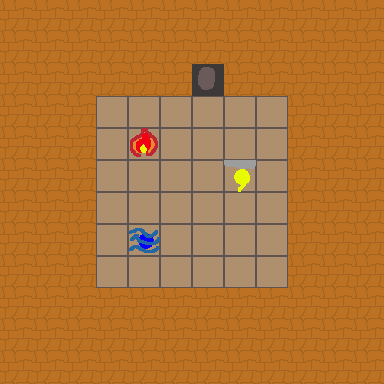

Tiled map render using the project's own tile images. Description and the whole map definition, tile-layer contents included, below:
An orthogonal 12x12 tile map with 32x32 px tiles, 6 tile layers (Floor, Wall, CeilingP1, Object, ...).

<map version="1.0" orientation="orthogonal" renderorder="right-down" width="12" height="12" tilewidth="32" tileheight="32" nextobjectid="1">
 <properties>
  <property name="-PuzzleId" value="5" />
  <property name="=FloorButtonSequence" value="blue,yellow,blue" />
  <property name="PlayerStartingPosition" value="5,8" />
  <property name="name" value="Test 1" />
 </properties>
 <tileset firstgid="1" name="RoomEditorImage" tilewidth="32" tileheight="32">
  <image source="../RoomEditorImage.png" width="320" height="96" />
  <tile id="3">
   <properties>
    <property name="FloorButton" value="red" />
   </properties>
  </tile>
  <tile id="4">
   <properties>
    <property name="FloorButton" value="blue" />
   </properties>
  </tile>
  <tile id="5">
   <properties>
    <property name="FloorButton" value="yellow" />
   </properties>
  </tile>
  <tile id="6">
   <properties>
    <property name="FloorButton" value="white" />
   </properties>
  </tile>
  <tile id="7">
   <properties>
    <property name="FloorButton" value="" />
   </properties>
  </tile>
  <tile id="8">
   <properties>
    <property name="door" value="red" />
   </properties>
  </tile>
  <tile id="9">
   <properties>
    <property name="door" value="blue" />
   </properties>
  </tile>
  <tile id="10">
   <properties>
    <property name="door" value="yellow" />
   </properties>
  </tile>
  <tile id="11">
   <properties>
    <property name="door" value="white" />
   </properties>
  </tile>
  <tile id="12">
   <properties>
    <property name="door" value="" />
   </properties>
  </tile>
  <tile id="23">
   <properties>
    <property name="SnakeKey" value="0" />
   </properties>
  </tile>
  <tile id="24">
   <properties>
    <property name="SnakeKey" value="1" />
   </properties>
  </tile>
  <tile id="25">
   <properties>
    <property name="SnakeKey" value="2" />
   </properties>
  </tile>
  <tile id="26">
   <properties>
    <property name="SnakeKey" value="3" />
   </properties>
  </tile>
  <tile id="27">
   <properties>
    <property name="door" value="trap" />
   </properties>
  </tile>
  <tile id="28">
   <properties>
    <property name="door" value="locked" />
    <property name="lockedDoor" value="1" />
   </properties>
  </tile>
 </tileset>
 <layer name="Floor" width="12" height="12">
  <data encoding="csv">
0,0,0,0,0,0,0,0,0,0,0,0,
0,0,0,0,0,0,0,0,0,0,0,0,
0,0,0,0,0,0,0,0,0,0,0,0,
0,0,0,2,2,2,2,2,2,0,0,0,
0,0,0,2,2,2,2,2,2,0,0,0,
0,0,0,2,2,2,2,2,2,0,0,0,
0,0,0,2,2,2,2,2,2,0,0,0,
0,0,0,2,2,2,2,2,2,0,0,0,
0,0,0,2,2,2,2,2,2,0,0,0,
0,0,0,0,0,0,0,0,0,0,0,0,
0,0,0,0,0,0,0,0,0,0,0,0,
0,0,0,0,0,0,0,0,0,0,0,0
</data>
 </layer>
 <layer name="Wall" width="12" height="12">
  <data encoding="csv">
1,1,1,1,1,1,1,1,1,1,1,1,
1,1,1,1,1,1,1,1,1,1,1,1,
1,1,1,1,1,1,3,1,1,1,1,1,
1,1,1,0,0,0,0,0,0,1,1,1,
1,1,1,0,0,0,0,0,0,1,1,1,
1,1,1,0,0,0,0,0,0,1,1,1,
1,1,1,0,0,0,0,0,0,1,1,1,
1,1,1,0,0,0,0,0,0,1,1,1,
1,1,1,0,0,0,0,0,0,1,1,1,
1,1,1,1,1,1,1,1,1,1,1,1,
1,1,1,1,1,1,1,1,1,1,1,1,
1,1,1,1,1,1,1,1,1,1,1,1
</data>
 </layer>
 <layer name="CeilingP1" width="12" height="12">
  <data encoding="csv">
0,0,0,0,0,0,0,0,0,0,0,0,
0,0,0,0,0,0,0,0,0,0,0,0,
0,0,0,0,0,0,0,0,0,0,0,0,
0,0,0,0,0,0,0,0,0,0,0,0,
0,0,0,0,0,0,0,0,0,0,0,0,
0,0,0,0,0,0,0,0,0,0,0,0,
0,0,0,0,0,0,0,0,0,0,0,0,
0,0,0,0,0,0,0,0,0,0,0,0,
0,0,0,0,0,0,0,0,0,0,0,0,
0,0,0,0,0,0,0,0,0,0,0,0,
0,0,0,0,0,0,0,0,0,0,0,0,
0,0,0,0,0,0,0,0,0,0,0,0
</data>
 </layer>
 <layer name="Object" width="12" height="12">
  <data encoding="csv">
0,0,0,0,0,0,0,0,0,0,0,0,
0,0,0,0,0,0,0,0,0,0,0,0,
0,0,0,0,0,0,0,0,0,0,0,0,
0,0,0,0,0,0,0,0,0,0,0,0,
0,0,0,0,0,0,0,0,0,0,0,0,
0,0,0,0,0,0,0,6,0,0,0,0,
0,0,0,0,0,0,0,0,0,0,0,0,
0,0,0,0,5,0,0,0,0,0,0,0,
0,0,0,0,0,0,0,0,0,0,0,0,
0,0,0,0,0,0,0,0,0,0,0,0,
0,0,0,0,0,0,0,0,0,0,0,0,
0,0,0,0,0,0,0,0,0,0,0,0
</data>
 </layer>
 <layer name="ObjectStatic" width="12" height="12">
  <data encoding="csv">
0,0,0,0,0,0,0,0,0,0,0,0,
0,0,0,0,0,0,0,0,0,0,0,0,
0,0,0,0,0,0,0,0,0,0,0,0,
0,0,0,0,0,0,0,0,0,0,0,0,
0,0,0,0,23,0,0,0,0,0,0,0,
0,0,0,0,0,0,0,22,0,0,0,0,
0,0,0,0,0,0,0,0,0,0,0,0,
0,0,0,0,21,0,0,0,0,0,0,0,
0,0,0,0,0,0,0,0,0,0,0,0,
0,0,0,0,0,0,0,0,0,0,0,0,
0,0,0,0,0,0,0,0,0,0,0,0,
0,0,0,0,0,0,0,0,0,0,0,0
</data>
 </layer>
 <layer name="RoofP2" width="12" height="12">
  <data encoding="csv">
0,0,0,0,0,0,0,0,0,0,0,0,
0,0,0,0,0,0,0,0,0,0,0,0,
0,0,0,0,0,0,0,0,0,0,0,0,
0,0,0,0,0,0,0,0,0,0,0,0,
0,0,0,0,0,0,0,0,0,0,0,0,
0,0,0,0,0,0,0,0,0,0,0,0,
0,0,0,0,0,0,0,0,0,0,0,0,
0,0,0,0,0,0,0,0,0,0,0,0,
0,0,0,0,0,0,0,0,0,0,0,0,
0,0,0,0,0,0,0,0,0,0,0,0,
0,0,0,0,0,0,0,0,0,0,0,0,
0,0,0,0,0,0,0,0,0,0,0,0
</data>
 </layer>
</map>
